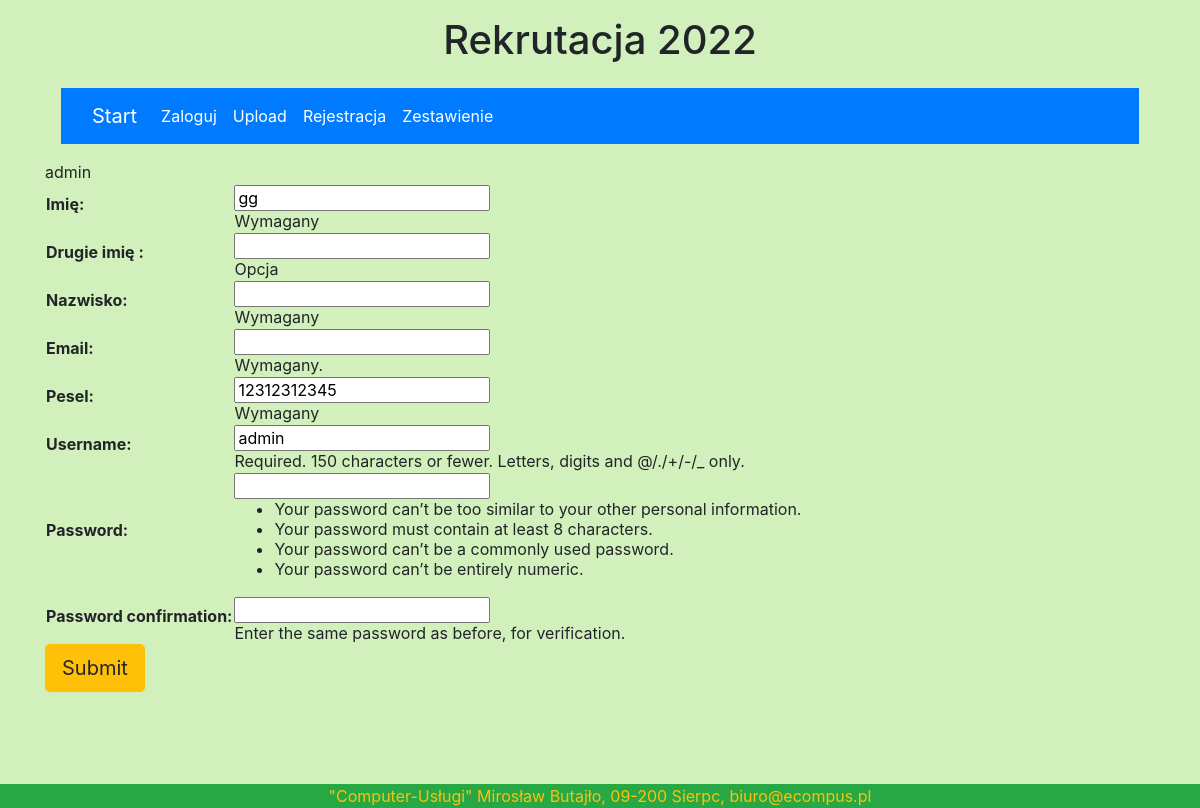
Page /zmiendane/ (signed in) on the earlier database version.
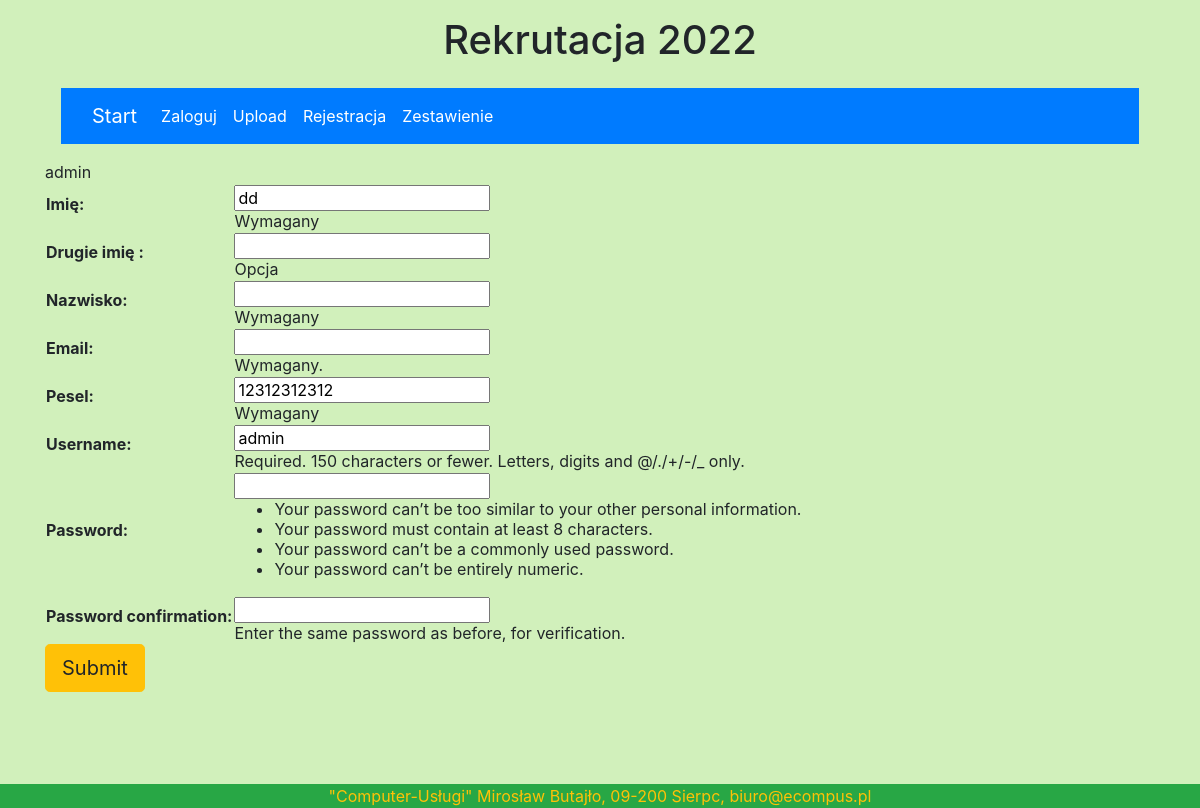
Same page on the later database version.
### licznik/models.py (models this page shows)
class User(AbstractUser):
    pesel = models.CharField(max_length=11, unique=True, validators=[
        MinLengthValidator(11), MaxLengthValidator(11), f_pesel], help_text='Wymagany')
    second_name = models.CharField(null=True, blank=True, max_length=10, help_text='Opcja', verbose_name='Drugie imię ')
    email = models.EmailField('email adress', unique=True)
    first_name = models.CharField(max_length=200, help_text='Wymagany', verbose_name='Imię')
    last_name = models.CharField(max_length=200, help_text='Wymagany', verbose_name='Nazwisko')
    REQUIRED_FIELDS = ['pesel','first_name']

### licznik/views.py (the view)
# urls.py: path('zmiendane/', views.zmiendane, name="zmiendane-page"),
@login_required(login_url='/accounts/login')
def zmiendane(request):
        patern = request.user.username
        user1 = User.objects.get(username=patern)
        user = get_object_or_404(User, id=user1.id)
        kandydat = Kandydat(user_id=user.id)
        list_kand_id = []
        for i in Kandydat.objects.all():
            list_kand_id.append(i.user_id)
        form = UserForm(request.POST or None, instance=user)
        if form.is_valid():
            form.save()
            return render(request, 'success.html')
        if user.id in list_kand_id:
            return render(request, 'zmienlogin1.html', {'user': user, 'form': form})
        else:
            return render(request, 'zmienlogin.html', {'user': user, 'form': form})

### licznik/forms.py
class UserForm(UserCreationForm):
    email = forms.EmailField(max_length=254, help_text='Wymagany.')
    class Meta:
        model = User
        fields = ['first_name','second_name','last_name','email','pesel','username']

### licznik/templates/zmienlogin.html (shortened to what this page needs)
{% extends 'base.html' %}
{%block content %}
{{ user }}
<form  method = 'POST' enctype="multipart/form-data">
        <table>
            {{ form.as_table }}
        </table>
        <button type="submit" class="btn btn-lg btn-warning">Submit</button>
    </form>
{% endblock %}

### accounts/templates/base.html (shortened to what this page needs)
{% load static %}
{% load bootstrap4 %}
{% bootstrap_css %}
<html lang="pl" xmlns="http://www.w3.org/1999/html">
<head>
<link rel="stylesheet" href="https://maxcdn.bootstrapcdn.com/bootstrap/4.0.0-beta.3/css/bootstrap.min.css">
<link rel="stylesheet" type="text/css" href="{% static 'style.css' %}">
</head>
 <body class="d-flex flex-column min-vh-100 p-3 mb-2  bgpage ">
  <div class="container"><h1 align="center">  Rekrutacja 2022</h1>
    <header class="p-3 .bg-success">
        <div class=".bg-success">
              <nav class="navbar navbar-expand-lg navbar-dark bg-primary">
               <div class="container-fluid">
                    <a class="navbar-brand" href="/">Start</a>
                <div class="collapse navbar-collapse" id="navbarNavDropdown">
                    <ul class="navbar-nav">
                        <li class="nav-item">
                          <a class="nav-link active" aria-current="page" href="/admin/">Zaloguj</a>
                        </li>
                        <li class="nav-item">
                          <a class="nav-link active" aria-current="page" href="/uploadfile/">Upload</a>
                        </li>
                        <li class="nav-item">
                          <a class="nav-link active" aria-current="page" href="/accounts/signup/">Rejestracja</a>
                        </li>
                         <li class="nav-item">
                          <a class="nav-link active" aria-current="page" href="/zestawienie/">Zestawienie</a>
                        </li>
                      </ul>
                </div>
  </div>
</nav>
 </div>
          </header>
{% block content %}
{% endblock %}
    <br>
    <div class="footer fixed-bottom text-warning bg-success text-center">
        <footer >"Computer-Usługi" Mirosław Butajło, 09-200 Sierpc, biuro@ecompus.pl </footer>
    </div>
  </div>
  </body>
</html>

### licznik/static/style.css (style rules this page uses)
.bgpage { background-color: #d1f0bb; }

Differences in the rows shown:
changed User "admin": first_name "gg" → "dd"; pesel "12312312345" → "12312312312"
